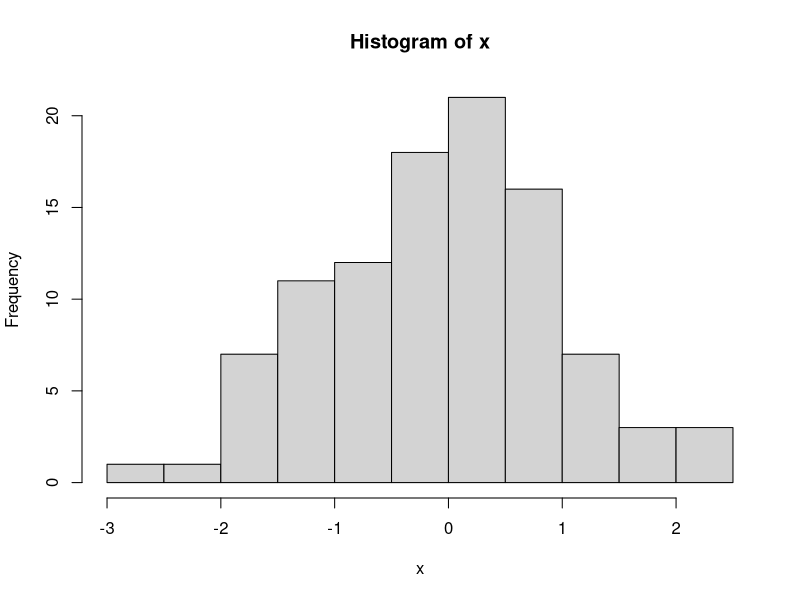
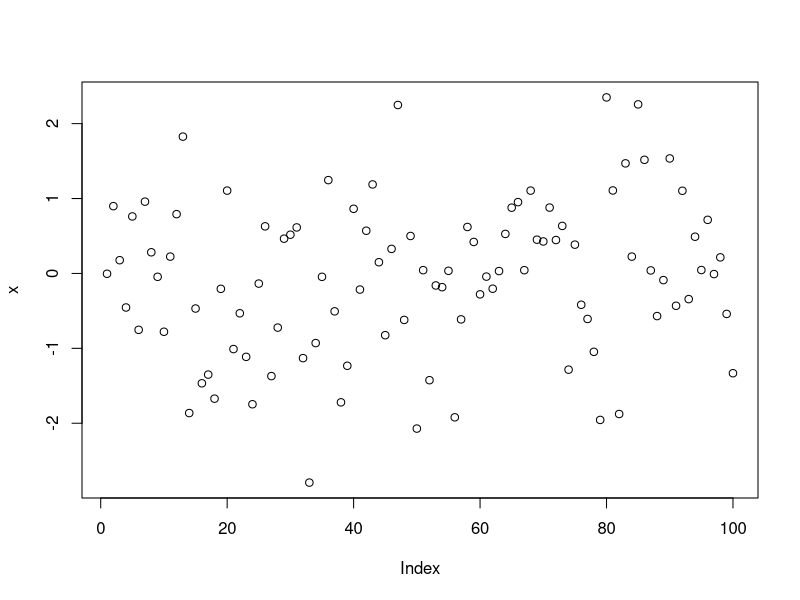
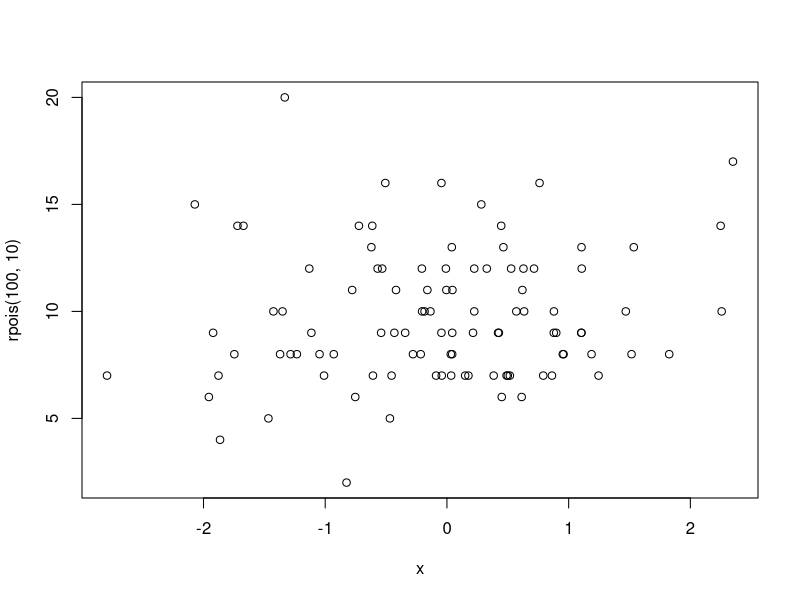
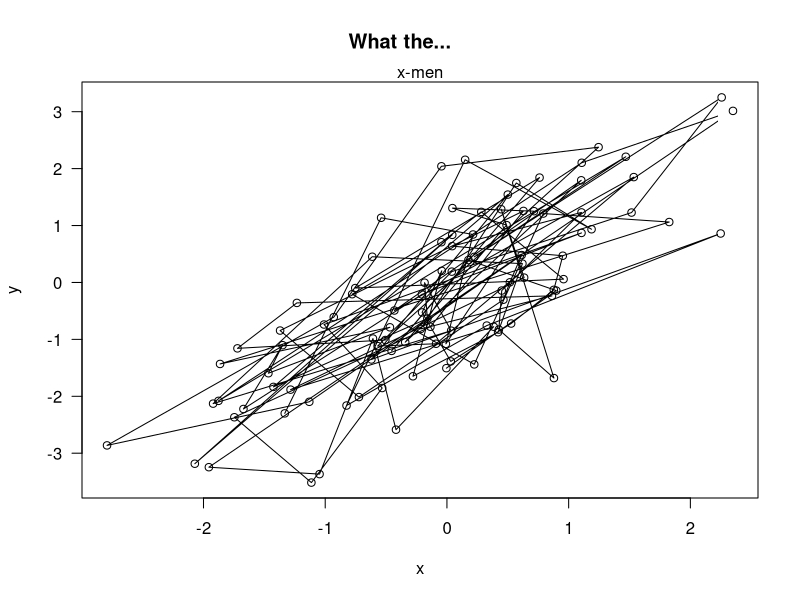
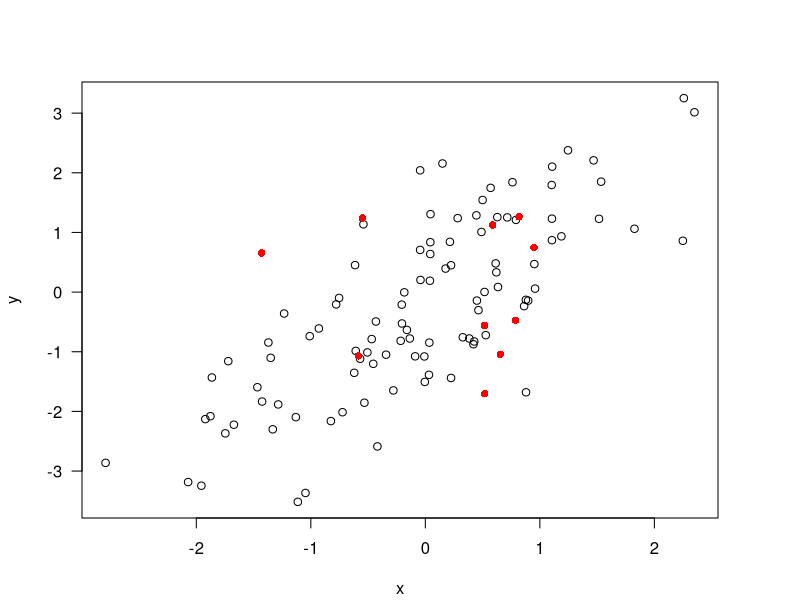
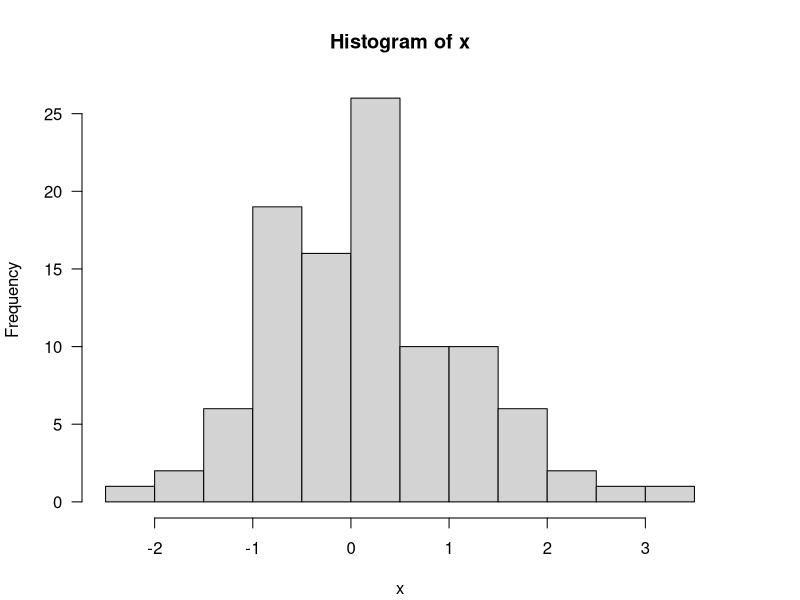
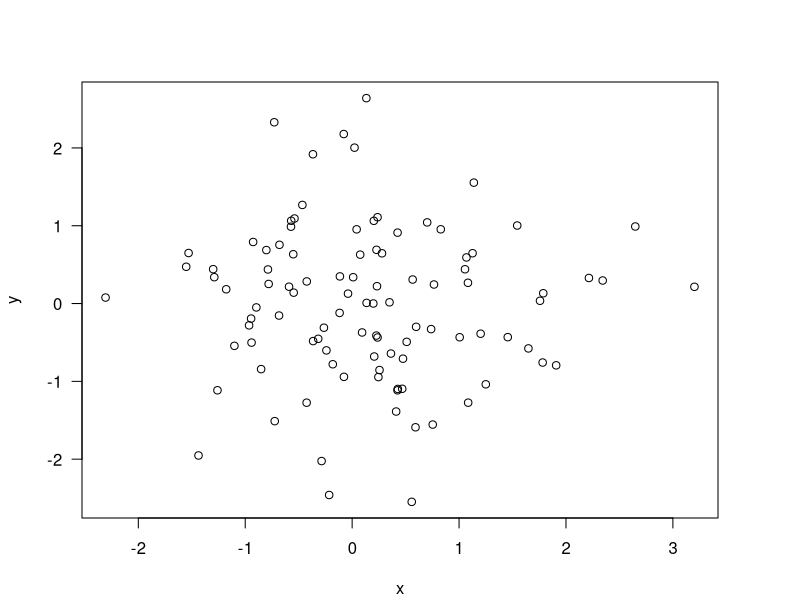
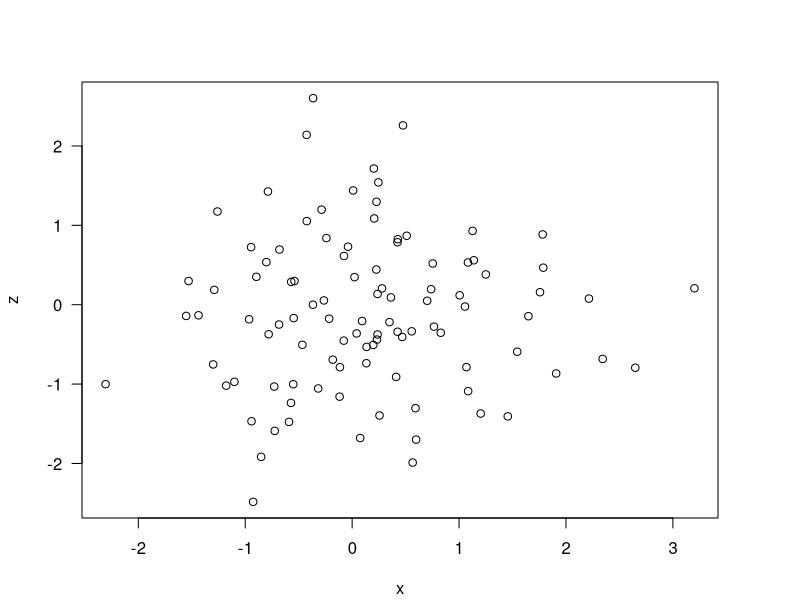

Write R code to recreate these figures, in order.
## Plotting: graphics, lattice, grid, grDevices
## graph: plot, hist, boxplot, ...
## lattice: Trellis graphics, xyplot, bwplot, levelplot
## grid: lattice build ON TOP of grid, seldom call directly
## grDevices: graphics devices, X11, pdf, postscript, PNG
  ## Unix: X11, Win: windows, Mac: quartz

## Base: constucted piecemeal, each aspect via series of calls
## Lattice/Grid: create in one function call, specified at once

dev.off() ## close graphics device
x <- rnorm(100)
hist(x)
plot(x)
str(plot)
plot(x,rpois(100,10))

?par ## base has MANY parameters
## pch: plotting char/symbol, def = open circle
## lty: line type, def = solid line
## lwd: line wideth, as integer
## col: color, def = open circle
## las: axis label orientation

y <- x + rnorm(100)
par(las = 1) ## orient x-axis labels vert or horiz
plot(x,y)

## bg: background color
## mar: margin size
## oma: outer margin size, def = 0
## mfrow: num plots per row, col (plots filled row-wise)
## mfcol: num plots per row, col (plots filled col-wise)

par("lty") ## see default values
par("col")
par("mar") ## margins start at bottom, go clockwise
m <- c(4.1, 4.1, 4.1, 4.1)
par(mar = c(4.1, 4.1, 4.1, 4.1))

## plot: scatter plot
## lines: add lines, given vector x & y connects dots
## points: add points
## text: add text labels
## title: add annotations
## mtext: add arbitrary text to margins (inner/outer)
## axis: add axis ticks/labels

?lines
lines(x,y)
title("What the...", "...h")
mtext("x-men")

plot(x,y)
x1 <- rnorm(10)
y1 <- rnorm(10)
points(x1, y1, col="red", pch=16)
?pch

## create pdf file in working directory
pdf(file = "testRplot.pdf")
x <- rnorm(100)
hist(x)
dev.off()

## dev.copy: copy plot from one device to other
## dev.copy2pdf: copy plot to pdf
## dev.list: list of open graphic devices
## dev.next: switch control to next device
## dev.set: set control to specific device
## dev.off: close current device
dev.list()

x <- rnorm(100)
hist(x)
par("mar")
y <- rnorm(100)
plot(x,y)
z <- rnorm(100)
plot(x,z)
par(mar = c(4,4,3,3))

example(points) ## demo of capabilities
example(title)
example(mtext)

plot(x,z, pch=20)
title("Scatter")
text(-2,-2, "LABEL")
legend("topleft", legend="DATA", pch=20)
fit <- lm(z~x)
abline(fit)
abline(fit, lwd=3, col="blue")

plot(x,y,xlab="weight", ylab="height", main="SCATTER", pch=20)
legend("topright", legend="DATA", pch=20)
abline(fit, lwd=3, col="red")

z <- rpois(100,2)
par(mfrow=c(2,1)) ## 2 row/1 col, 2 per col
par(mfrow=c(1,2)) ## 1 row/2 col, 1 per col
plot(x,y, pch=20)
plot(x,z, pch=19)
par("mar")
par(mar = c(4,2,2,2))

y <- x + rnorm(100)
g <- gl(2,50, labels = c("M", "F"))
plot(x,y, type="n")  ## plot empty graph
points(x[g=="M"], y[g=="M"], col="green", pch=20)
points(x[g=="F"], y[g=="F"], col="blue", pch=19)












